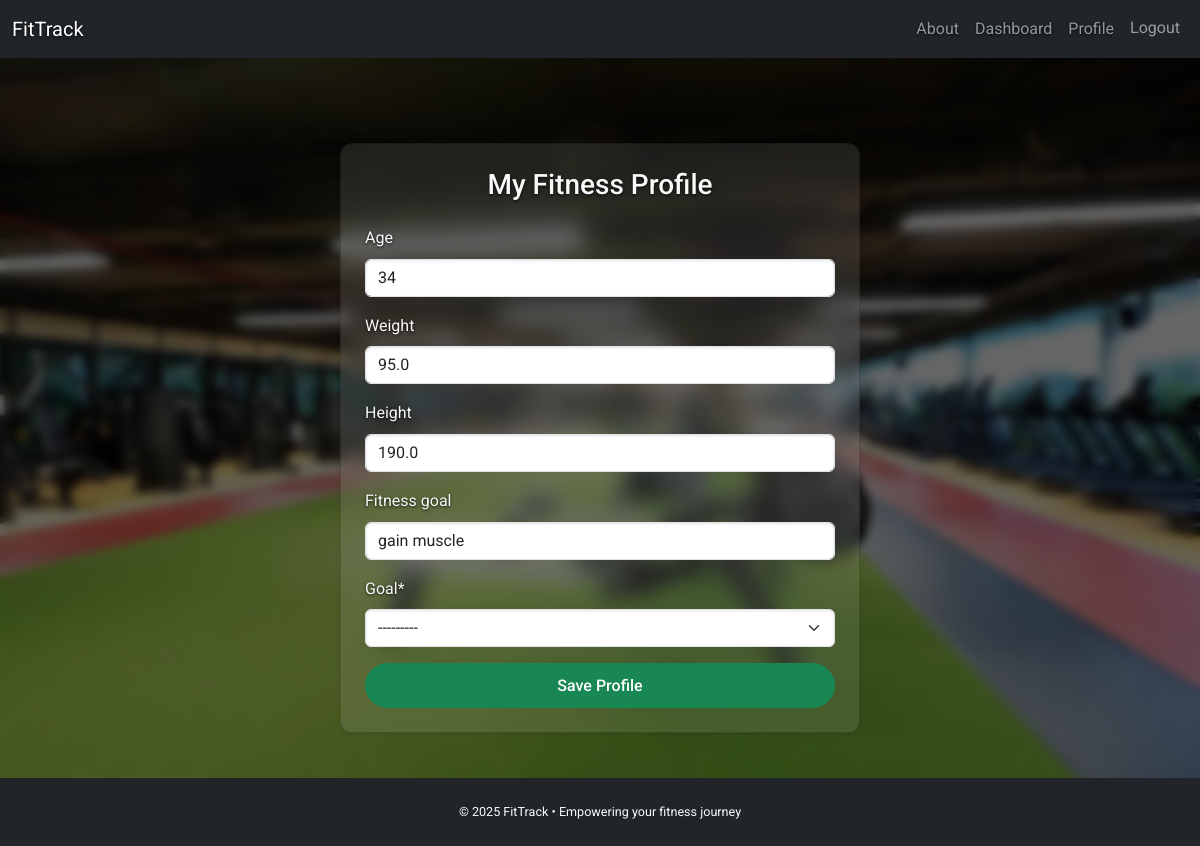
Page /profile/ (signed in) on the earlier database version.
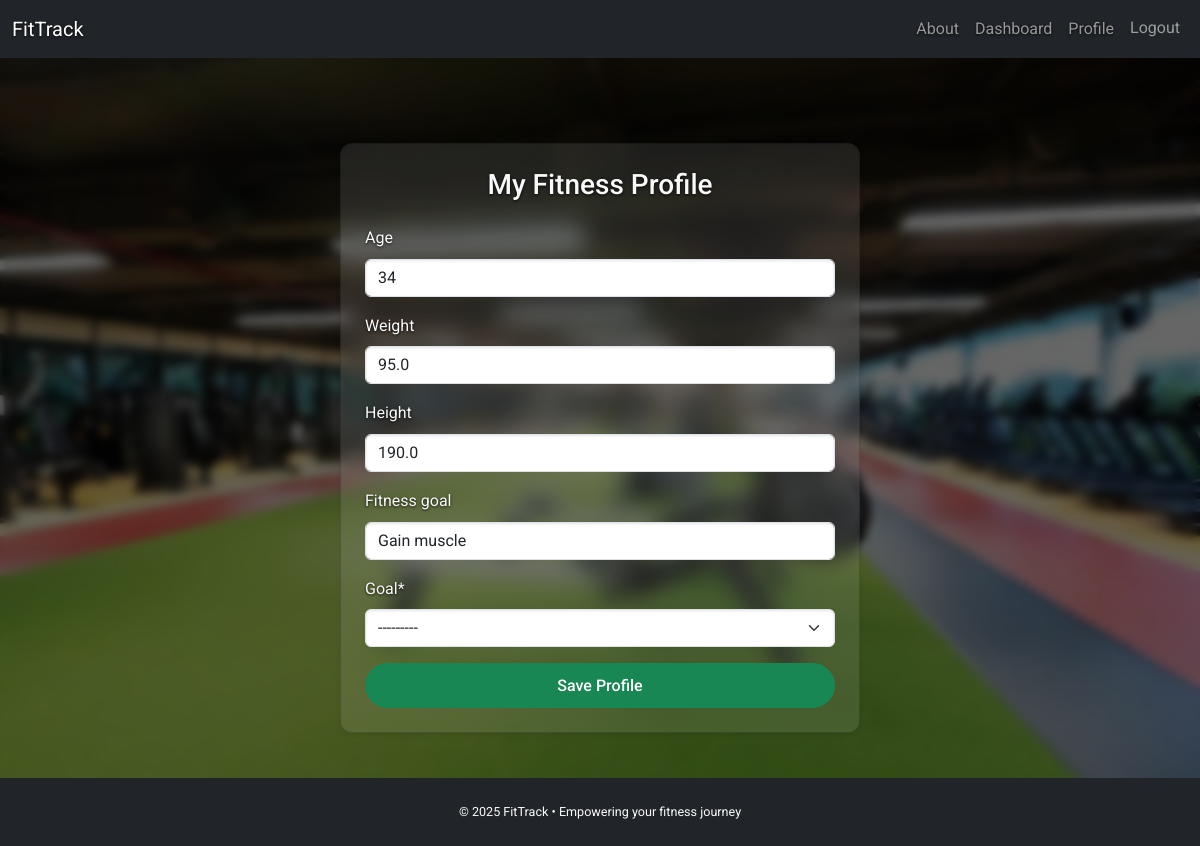
Same page on the later database version.
### common/models.py (models this page shows, shortened)
class UserProfile(models.Model):
    user = models.OneToOneField(User, on_delete=models.CASCADE)
    goal = models.ForeignKey('GoalPlan', null=True, on_delete=models.SET_NULL)
    age = models.PositiveIntegerField(null=True, blank=True)
    weight = models.FloatField(null=True, blank=True)
    height = models.FloatField(null=True, blank=True)
    fitness_goal = models.TextField(blank=True)

### common/views.py (the view)
# urls.py: path('profile/', ProfileUpdateView.as_view(), name='profile'),
class ProfileUpdateView(LoginRequiredMixin, UpdateView):
    model = UserProfile
    form_class = UserProfileForm
    template_name = 'common/profile.html'
    success_url = reverse_lazy('dashboard')
    def get_object(self, queryset=None):
        return UserProfile.objects.get_or_create(user=self.request.user)[0]

### common/forms.py
class UserProfileForm(forms.ModelForm):
    class Meta:
        model = UserProfile
        fields = ['age', 'weight', 'height', 'fitness_goal', 'goal']
        widgets = {
            'fitness_goal': forms.TextInput(attrs={
                'rows': 4,
                'class': 'form-control',
                'style': 'resize: vertical;'
            }),
        }

### common/models.py (called while the page is built)
    def __str__(self):
        return f"{self.length}‑Day: {self.name}"

### templates/common/profile.html (shortened to what this page needs)
{% extends 'common/base.html' %}
{% load crispy_forms_filters %}
{% load crispy_forms_tags %}
{% block content %}
<div class="d-flex justify-content-center align-items-center" style="min-height: calc(100vh - 120px);">
    <div class="card shadow-sm w-100" style="max-width: 520px;">
        <div class="card-body p-4">
            <h3 class="text-center mb-4">My Fitness Profile</h3>
                <form method="post" enctype="multipart/form-data">
                  {{ form|crispy }}
                      <div class="d-grid mt-3">
                        <button type="submit" class="btn btn-success">Save Profile</button>
                      </div>
                </form>
        </div>
    </div>
</div>
{% endblock %}

### templates/common/base.html (shortened to what this page needs)
{% load static %}
<!DOCTYPE html>
<html lang="en">
<head>
    <link href="https://cdn.jsdelivr.net/npm/bootstrap@5.3.0/dist/css/bootstrap.min.css" rel="stylesheet">
    <link href="https://cdn.jsdelivr.net/npm/bootstrap-icons@1.11.3/font/bootstrap-icons.css" rel="stylesheet">
    <link rel="stylesheet" href="{% static 'css/styles.css' %}">
</head>
<body class="d-flex flex-column min-vh-100">
    <nav class="navbar navbar-expand-lg navbar-dark bg-dark">
        <div class="container-fluid">
            <a class="navbar-brand" href="{% url 'landing' %}">FitTrack</a>
            <div class="collapse navbar-collapse" id="navbarNav">
                <ul class="navbar-nav ms-auto">
                    <li class="nav-item"><a class="nav-link" href="{% url 'about' %}">About</a></li>
                    {% if user.is_authenticated %}
                        <li class="nav-item"><a class="nav-link" href="{% url 'dashboard' %}">Dashboard</a></li>
                        <li class="nav-item"><a class="nav-link" href="{% url 'profile' %}">Profile</a></li>
                        <li class="nav-item">
                            <form method="post" action="{% url 'logout' %}" class="nav-link">
                                <button type="submit" class="btn btn-link nav-link" style="border: none; padding: 0;">Logout</button>
                            </form>
                        </li>
                    {% else %}
                        <li class="nav-item"><a class="nav-link" href="{% url 'login' %}">Login</a></li>
                        <li class="nav-item"><a class="nav-link" href="{% url 'register' %}">Register</a></li>
                    {% endif %}
                </ul>
            </div>
        </div>
    </nav>
    <main class="flex-fill container mt-4">
        {% block content %}
        {% endblock %}
    </main>
<footer class="bg-dark text-light py-4 mt-auto">
  <div class="container text-center small">
    © {% now "Y" %} FitTrack • Empowering your fitness journey
  </div>
</footer>
</body>
</html>

### static/css/styles.css (style rules this page uses)
body { font-family: 'Roboto', sans-serif; background: url('../images/gym.jpg') no-repeat center center fixed; background-size: cover; color: #f1f1f1; position: relative; line-height: 1.6; }
body::before { content: ""; position: fixed; top: 0; left: 0; width: 100%; height: 100%; background-color: rgba(0, 0, 0, 0.6); backdrop-filter: blur(5px); z-index: -1; }
h1, h2, h3, h4, p, label, a, small { color: #f9f9f9; text-shadow: 0 1px 3px rgba(0, 0, 0, 0.8); }
.card, .frosted-card { background: rgba(255, 255, 255, 0.1); backdrop-filter: blur(10px); -webkit-backdrop-filter: blur(10px); color: #fff; border-radius: 12px; box-shadow: 0 4px 16px rgba(0, 0, 0, 0.4); }
.btn-primary, .btn-success, .btn-outline-success { border-radius: 30px; font-weight: 500; padding: 0.6rem 1.3rem; transition: all 0.2s ease; }
input, textarea, select { background-color: #fff; color: #000; border-radius: 8px; padding: 0.5rem; border: 1px solid #ccc; box-shadow: inset 0 1px 3px rgba(0,0,0,0.1); }
footer { background-color: rgba(0, 0, 0, 0.4); color: #ddd; padding: 1rem 0; font-size: 0.9rem; }

Differences in the rows shown:
changed UserProfile: fitness_goal "gain muscle" → "Gain muscle"
